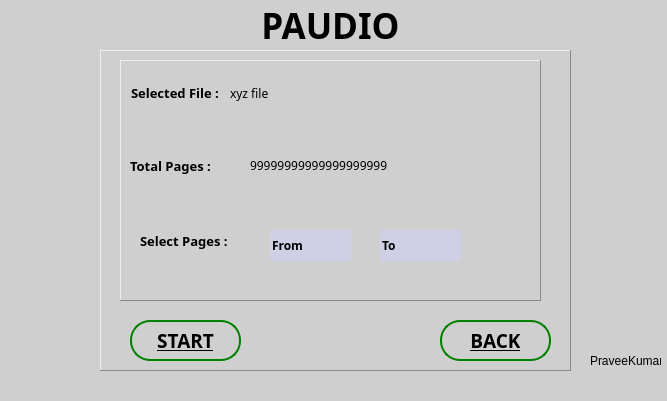
<?xml version="1.0" encoding="UTF-8"?>
<ui version="4.0">
 <class>DetailsPageWindow</class>
 <widget class="QMainWindow" name="DetailsPageWindow">
  <property name="geometry">
   <rect>
    <x>0</x>
    <y>0</y>
    <width>667</width>
    <height>401</height>
   </rect>
  </property>
  <property name="minimumSize">
   <size>
    <width>667</width>
    <height>401</height>
   </size>
  </property>
  <property name="maximumSize">
   <size>
    <width>667</width>
    <height>401</height>
   </size>
  </property>
  <property name="windowTitle">
   <string>MainWindow</string>
  </property>
  <property name="styleSheet">
   <string notr="true">border-color:20px green;
background-color:rgb(207, 207, 207);
</string>
  </property>
  <widget class="QWidget" name="centralwidget">
   <widget class="QFrame" name="frame_2">
    <property name="geometry">
     <rect>
      <x>100</x>
      <y>50</y>
      <width>471</width>
      <height>321</height>
     </rect>
    </property>
    <property name="cursor">
     <cursorShape>ArrowCursor</cursorShape>
    </property>
    <property name="mouseTracking">
     <bool>false</bool>
    </property>
    <property name="styleSheet">
     <string notr="true">background-color: rgb(207, 207, 207);
border-top-color:2px green;</string>
    </property>
    <property name="frameShape">
     <enum>QFrame::Panel</enum>
    </property>
    <property name="frameShadow">
     <enum>QFrame::Raised</enum>
    </property>
    <widget class="QFrame" name="frame">
     <property name="geometry">
      <rect>
       <x>20</x>
       <y>10</y>
       <width>421</width>
       <height>241</height>
      </rect>
     </property>
     <property name="cursor">
      <cursorShape>CrossCursor</cursorShape>
     </property>
     <property name="mouseTracking">
      <bool>false</bool>
     </property>
     <property name="styleSheet">
      <string notr="true">
border-color:20px green;
background-color:rgb(207, 207, 207);
</string>
     </property>
     <property name="frameShape">
      <enum>QFrame::Panel</enum>
     </property>
     <property name="frameShadow">
      <enum>QFrame::Raised</enum>
     </property>
     <widget class="QLabel" name="SelectedFile_lb">
      <property name="geometry">
       <rect>
        <x>11</x>
        <y>21</y>
        <width>92</width>
        <height>23</height>
       </rect>
      </property>
      <property name="font">
       <font>
        <family>Segoe Print</family>
        <pointsize>10</pointsize>
        <weight>75</weight>
        <bold>true</bold>
       </font>
      </property>
      <property name="text">
       <string>Selected File :</string>
      </property>
     </widget>
     <widget class="QLabel" name="File_name_lb">
      <property name="geometry">
       <rect>
        <x>110</x>
        <y>23</y>
        <width>291</width>
        <height>21</height>
       </rect>
      </property>
      <property name="font">
       <font>
        <family>Segoe Print</family>
       </font>
      </property>
      <property name="statusTip">
       <string>File Name</string>
      </property>
      <property name="text">
       <string>xyz file</string>
      </property>
     </widget>
     <widget class="QLabel" name="TotalPage_lb">
      <property name="geometry">
       <rect>
        <x>10</x>
        <y>90</y>
        <width>101</width>
        <height>31</height>
       </rect>
      </property>
      <property name="font">
       <font>
        <family>Segoe Print</family>
        <pointsize>10</pointsize>
        <weight>75</weight>
        <bold>true</bold>
       </font>
      </property>
      <property name="text">
       <string>Total Pages :</string>
      </property>
     </widget>
     <widget class="QLabel" name="SelectPage_lb">
      <property name="geometry">
       <rect>
        <x>20</x>
        <y>160</y>
        <width>121</width>
        <height>41</height>
       </rect>
      </property>
      <property name="font">
       <font>
        <family>Segoe Print</family>
        <pointsize>10</pointsize>
        <weight>75</weight>
        <bold>true</bold>
       </font>
      </property>
      <property name="text">
       <string>Select Pages :</string>
      </property>
     </widget>
     <widget class="QLabel" name="availablePages_lb">
      <property name="geometry">
       <rect>
        <x>130</x>
        <y>90</y>
        <width>171</width>
        <height>31</height>
       </rect>
      </property>
      <property name="font">
       <font>
        <family>Segoe Print</family>
       </font>
      </property>
      <property name="statusTip">
       <string>Total Pages Available</string>
      </property>
      <property name="text">
       <string>99999999999999999999</string>
      </property>
     </widget>
     <widget class="QLineEdit" name="From_pages">
      <property name="geometry">
       <rect>
        <x>150</x>
        <y>170</y>
        <width>81</width>
        <height>31</height>
       </rect>
      </property>
      <property name="font">
       <font>
        <family>Segoe Print</family>
        <weight>75</weight>
        <bold>true</bold>
       </font>
      </property>
      <property name="statusTip">
       <string>Select Page Number</string>
      </property>
      <property name="layoutDirection">
       <enum>Qt::RightToLeft</enum>
      </property>
      <property name="autoFillBackground">
       <bool>false</bool>
      </property>
      <property name="styleSheet">
       <string notr="true">background-color: rgb(207, 207, 230);</string>
      </property>
      <property name="text">
       <string>From</string>
      </property>
      <property name="frame">
       <bool>false</bool>
      </property>
     </widget>
     <widget class="QLineEdit" name="To_pages">
      <property name="geometry">
       <rect>
        <x>260</x>
        <y>170</y>
        <width>81</width>
        <height>31</height>
       </rect>
      </property>
      <property name="font">
       <font>
        <family>Segoe Print</family>
        <weight>75</weight>
        <bold>true</bold>
       </font>
      </property>
      <property name="statusTip">
       <string>Last Page Number</string>
      </property>
      <property name="layoutDirection">
       <enum>Qt::RightToLeft</enum>
      </property>
      <property name="autoFillBackground">
       <bool>false</bool>
      </property>
      <property name="styleSheet">
       <string notr="true">background-color: rgb(207, 207, 230);</string>
      </property>
      <property name="text">
       <string>To</string>
      </property>
      <property name="frame">
       <bool>false</bool>
      </property>
     </widget>
    </widget>
    <widget class="QPushButton" name="back_btn">
     <property name="geometry">
      <rect>
       <x>340</x>
       <y>270</y>
       <width>111</width>
       <height>41</height>
      </rect>
     </property>
     <property name="font">
      <font>
       <family>Segoe Print</family>
       <pointsize>14</pointsize>
       <weight>75</weight>
       <bold>true</bold>
       <underline>true</underline>
      </font>
     </property>
     <property name="statusTip">
      <string>Go back</string>
     </property>
     <property name="styleSheet">
      <string notr="true">border:2px solid green;
border-radius:20px;
</string>
     </property>
     <property name="text">
      <string>BACK</string>
     </property>
    </widget>
    <widget class="QPushButton" name="Start_btn">
     <property name="geometry">
      <rect>
       <x>30</x>
       <y>270</y>
       <width>111</width>
       <height>41</height>
      </rect>
     </property>
     <property name="font">
      <font>
       <family>Segoe Print</family>
       <pointsize>14</pointsize>
       <weight>75</weight>
       <bold>true</bold>
       <underline>true</underline>
      </font>
     </property>
     <property name="statusTip">
      <string>Lets Start</string>
     </property>
     <property name="whatsThis">
      <string>Start saying</string>
     </property>
     <property name="styleSheet">
      <string notr="true">border:2px solid green;
border-radius:20px;
</string>
     </property>
     <property name="text">
      <string>START</string>
     </property>
    </widget>
   </widget>
   <widget class="QLabel" name="creator">
    <property name="geometry">
     <rect>
      <x>590</x>
      <y>350</y>
      <width>71</width>
      <height>21</height>
     </rect>
    </property>
    <property name="statusTip">
     <string>Creator</string>
    </property>
    <property name="styleSheet">
     <string notr="true">border: 2px rgb(207, 207, 207);</string>
    </property>
    <property name="text">
     <string>PraveeKumar</string>
    </property>
   </widget>
   <widget class="QLabel" name="title_lb">
    <property name="geometry">
     <rect>
      <x>110</x>
      <y>10</y>
      <width>441</width>
      <height>31</height>
     </rect>
    </property>
    <property name="font">
     <font>
      <family>Segoe Script</family>
      <pointsize>26</pointsize>
      <weight>75</weight>
      <bold>true</bold>
     </font>
    </property>
    <property name="cursor">
     <cursorShape>ArrowCursor</cursorShape>
    </property>
    <property name="styleSheet">
     <string notr="true">border:2px rgb(207, 207, 207);</string>
    </property>
    <property name="text">
     <string>PAUDIO</string>
    </property>
    <property name="textFormat">
     <enum>Qt::PlainText</enum>
    </property>
    <property name="alignment">
     <set>Qt::AlignCenter</set>
    </property>
   </widget>
  </widget>
  <widget class="QStatusBar" name="statusbar_of_listenpage"/>
  <action name="actionOpenFile">
   <property name="text">
    <string>OpenFile</string>
   </property>
  </action>
  <action name="actionClose">
   <property name="text">
    <string>Close</string>
   </property>
  </action>
 </widget>
 <resources/>
 <connections/>
</ui>
